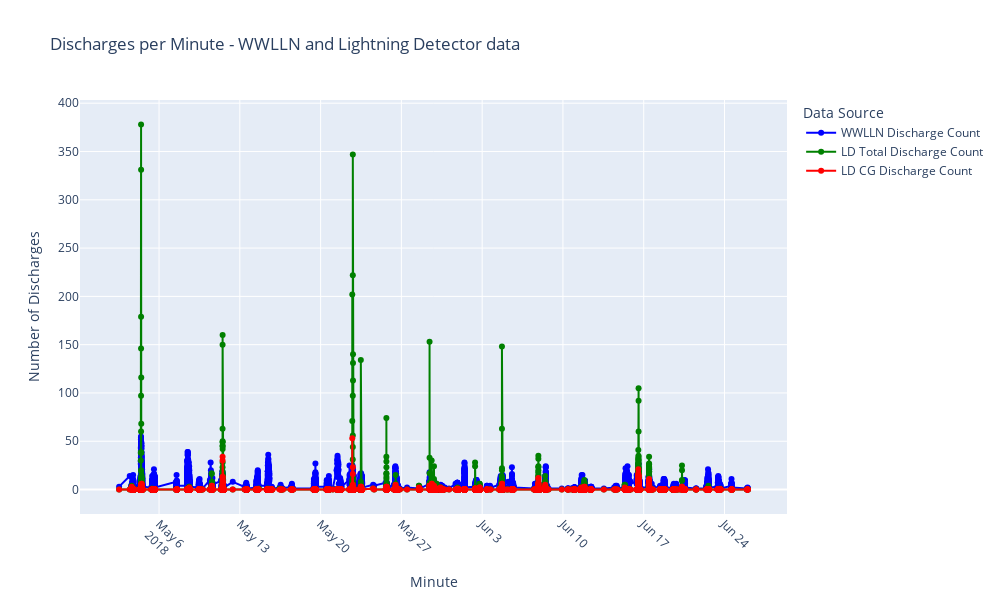

Here is the notebook cell this chart was saved with:
### Code cell
import plotly.graph_objects as go

# Create the figure
fig = go.Figure()

# Add traces for each data series
fig.add_trace(go.Scatter(
    x=combined_discharge_counts['Minute_Timestamp'], 
    y=combined_discharge_counts['WWLLN_Discharge_Count'],
    mode='lines+markers',
    name='WWLLN Discharge Count',
    line=dict(color='blue'),
    marker=dict(size=6)
))

fig.add_trace(go.Scatter(
    x=combined_discharge_counts['Minute_Timestamp'], 
    y=combined_discharge_counts['LD_Total_Discharge_Count'],
    mode='lines+markers',
    name='LD Total Discharge Count',
    line=dict(color='green'),
    marker=dict(size=6)
))

fig.add_trace(go.Scatter(
    x=combined_discharge_counts['Minute_Timestamp'], 
    y=combined_discharge_counts['LD_CG_Discharge_Count'],
    mode='lines+markers',
    name='LD CG Discharge Count',
    line=dict(color='red'),
    marker=dict(size=6)
))

# Update layout for labels, title, and legend
fig.update_layout(
    title="Discharges per Minute - WWLLN and Lightning Detector data",
    xaxis_title="Minute",
    yaxis_title="Number of Discharges",
    legend_title="Data Source",
    xaxis=dict(tickangle=45),
    height=600,  # Adjust height for better readability
    width=1000   # Adjust width for better readability
)

# Show the interactive plot
fig.show()

### Figure 1 — Plotly figure (JSON) as saved in the notebook; plotly's stock layout.template omitted (floating-point values rounded to 4 significant figures; data arrays with more than 128 entries replaced by an {"elided": "..."} marker saying what was removed)
{"data": [{"line": {"color": "blue"}, "marker": {"size": 6}, "mode": "lines+markers", "name": "WWLLN Discharge Count", "type": "scatter", "x": {"elided": "6667 str values"}, "y": {"elided": "6667 int values"}}, {"line": {"color": "green"}, "marker": {"size": 6}, "mode": "lines+markers", "name": "LD Total Discharge Count", "type": "scatter", "x": {"elided": "6667 str values"}, "y": {"elided": "6667 int values"}}, {"line": {"color": "red"}, "marker": {"size": 6}, "mode": "lines+markers", "name": "LD CG Discharge Count", "type": "scatter", "x": {"elided": "6667 str values"}, "y": {"elided": "6667 int values"}}], "layout": {"height": 600, "legend": {"title": {"text": "Data Source"}}, "title": {"text": "Discharges per Minute - WWLLN and Lightning Detector data"}, "width": 1000, "xaxis": {"tickangle": 45, "title": {"text": "Minute"}}, "yaxis": {"title": {"text": "Number of Discharges"}}}}
